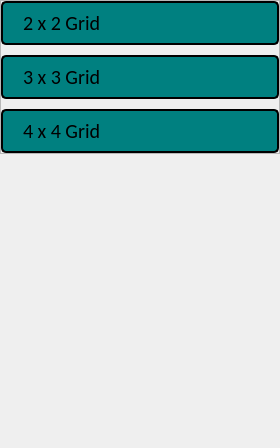
               <widget class="QWidget" name="page_2">
                <property name="geometry">
                 <rect>
                  <x>0</x>
                  <y>0</y>
                  <width>280</width>
                  <height>448</height>
                 </rect>
                </property>
                <attribute name="icon">
                 <iconset resource="icons.qrc">
                  <normaloff>:/icons/icons/chevron-down.svg</normaloff>:/icons/icons/chevron-down.svg</iconset>
                </attribute>
                <attribute name="label">
                 <string>Grid Settings</string>
                </attribute>
                <layout class="QVBoxLayout" name="verticalLayout_19">
                 <property name="spacing">
                  <number>10</number>
                 </property>
                 <property name="leftMargin">
                  <number>0</number>
                 </property>
                 <property name="topMargin">
                  <number>0</number>
                 </property>
                 <property name="rightMargin">
                  <number>0</number>
                 </property>
                 <property name="bottomMargin">
                  <number>0</number>
                 </property>
                 <item alignment="Qt::AlignTop">
                  <widget class="QFrame" name="frame_4">
                   <property name="maximumSize">
                    <size>
                     <width>16777215</width>
                     <height>448</height>
                    </size>
                   </property>
                   <property name="styleSheet">
                    <string notr="true">QPushButton {
	padding: 0 0 0 20px;
	font-size: 20px;
	font-family: Calibri;
	height: 40px;
	border-radius: 5px;
	background-color: #008080;
	text-align: left;
	border: 2px solid #000000;
}

QPushButton:Hover{
	padding: 0 0 0 20px;
	font-size: 20px;
	font-family: Calibri;
	height: 40px;
	border-radius: 10px;
	background-color: #000000;
	color: #008080;
	text-align: left;
	border: 2px solid #5F9EA0;
}</string>
                   </property>
                   <property name="frameShape">
                    <enum>QFrame::StyledPanel</enum>
                   </property>
                   <property name="frameShadow">
                    <enum>QFrame::Raised</enum>
                   </property>
                   <layout class="QVBoxLayout" name="verticalLayout_20">
                    <property name="spacing">
                     <number>10</number>
                    </property>
                    <property name="leftMargin">
                     <number>0</number>
                    </property>
                    <property name="topMargin">
                     <number>0</number>
                    </property>
                    <property name="rightMargin">
                     <number>0</number>
                    </property>
                    <property name="bottomMargin">
                     <number>0</number>
                    </property>
                    <item>
                     <widget class="QPushButton" name="grid_22_Button">
                      <property name="text">
                       <string>2 x 2 Grid</string>
                      </property>
                      <property name="icon">
                       <iconset resource="icons.qrc">
                        <normaloff>:/icons/icons/grid.svg</normaloff>:/icons/icons/grid.svg</iconset>
                      </property>
                      <property name="iconSize">
                       <size>
                        <width>30</width>
                        <height>30</height>
                       </size>
                      </property>
                     </widget>
                    </item>
                    <item>
                     <widget class="QPushButton" name="grid_33_Button">
                      <property name="text">
                       <string>3 x 3 Grid</string>
                      </property>
                      <property name="icon">
                       <iconset resource="icons.qrc">
                        <normaloff>:/icons/icons/grid.svg</normaloff>:/icons/icons/grid.svg</iconset>
                      </property>
                      <property name="iconSize">
                       <size>
                        <width>30</width>
                        <height>30</height>
                       </size>
                      </property>
                     </widget>
                    </item>
                    <item>
                     <widget class="QPushButton" name="grid_44_Button">
                      <property name="text">
                       <string>4 x 4 Grid</string>
                      </property>
                      <property name="icon">
                       <iconset resource="icons.qrc">
                        <normaloff>:/icons/icons/grid.svg</normaloff>:/icons/icons/grid.svg</iconset>
                      </property>
                      <property name="iconSize">
                       <size>
                        <width>30</width>
                        <height>30</height>
                       </size>
                      </property>
                     </widget>
                    </item>
                   </layout>
                  </widget>
                 </item>
                </layout>
               </widget>
